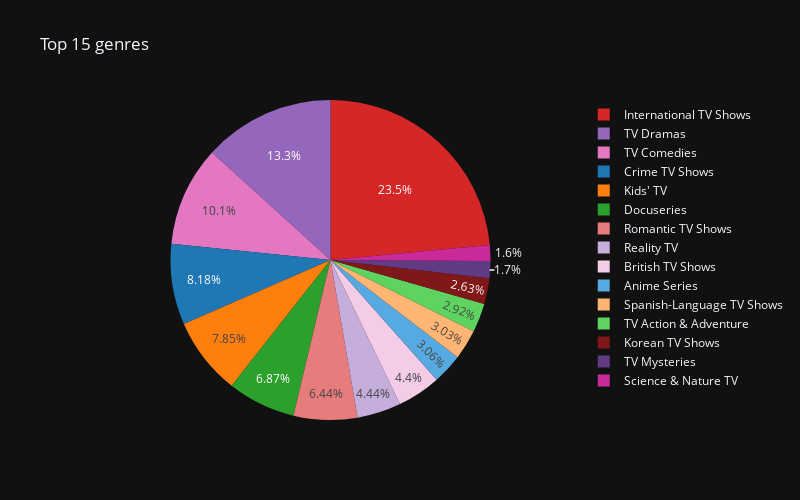

The notebook cell saved with this chart:
### Code cell
genres = Counter(', '.join(tv_shows['listed_in'].dropna()).replace(', ', ',').split(','))
genre_sorted = sorted(genres.items(), key=lambda item: item[1], reverse=True)[:15]
name = [i for i, value in genre_sorted]
value = [value for i, value in genre_sorted]
fig = px.pie(values=value, names=name,
             template="plotly_dark", 
             title='Top 15 genres', 
             width=800, height=500, 
             color_discrete_sequence=['#D62728', '#9467BD', '#E377C2', '#1F77B4', '#FF7F0E', '#2CA02C'])
fig.show()

### Figure 1 — Plotly figure (JSON) as saved in the notebook; plotly's stock layout.template omitted (floating-point values rounded to 4 significant figures)
{"data": [{"domain": {"x": [0, 1], "y": [0, 1]}, "hovertemplate": "label=%{label}<br>value=%{value}<extra></extra>", "labels": ["International TV Shows", "TV Dramas", "TV Comedies", "Crime TV Shows", "Kids' TV", "Docuseries", "Romantic TV Shows", "Reality TV", "British TV Shows", "Anime Series", "Spanish-Language TV Shows", "TV Action & Adventure", "Korean TV Shows", "TV Mysteries", "Science & Nature TV"], "legendgroup": "", "name": "", "showlegend": true, "type": "pie", "values": [1351, 763, 581, 470, 451, 395, 370, 255, 253, 176, 174, 168, 151, 98, 92]}], "layout": {"height": 500, "legend": {"tracegroupgap": 0}, "piecolorway": ["#D62728", "#9467BD", "#E377C2", "#1F77B4", "#FF7F0E", "#2CA02C"], "title": {"text": "Top 15 genres"}, "width": 800}}
